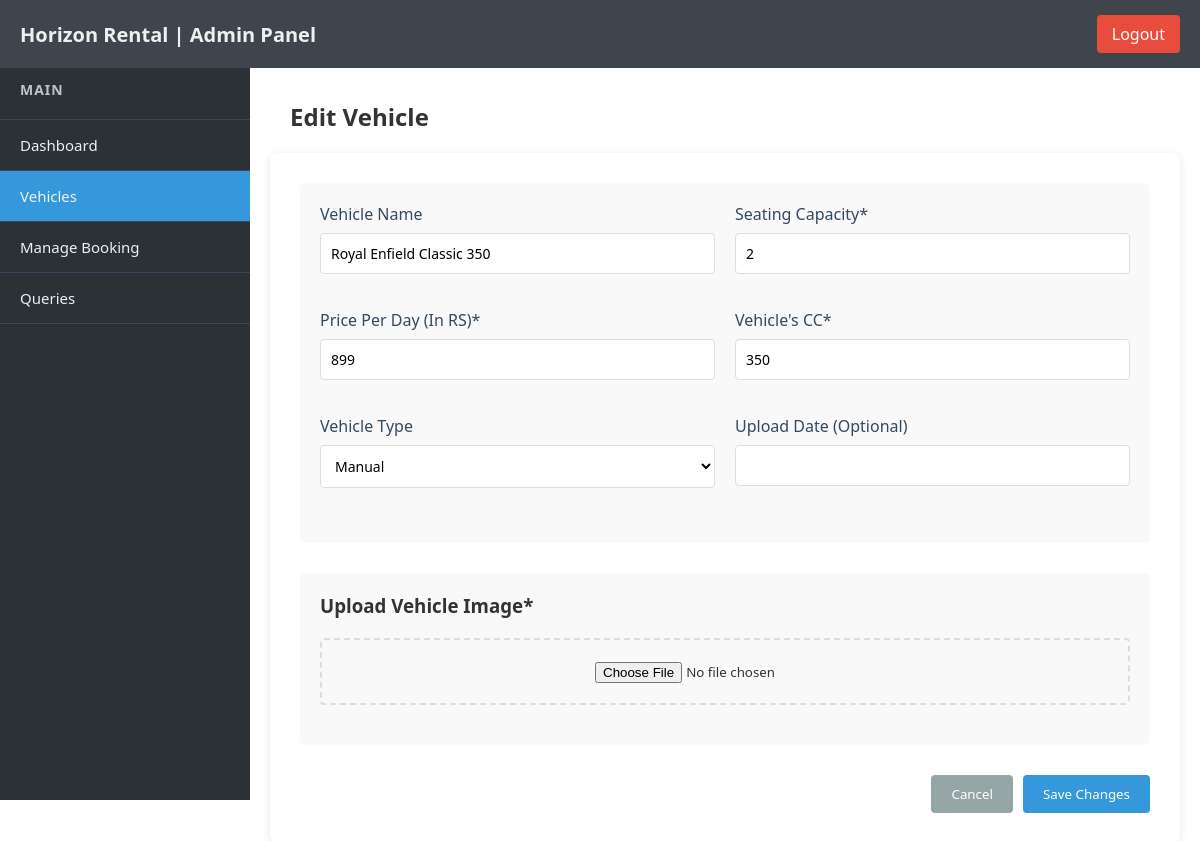
Page /admin/includes/edit_vehicle.php?edit_id=1 (signed in) on the committed database.
### tables this page shows
CREATE TABLE `tblvehicles` (
  `id` int(10) NOT NULL,
  `vehicleName` varchar(100) NOT NULL,
  `vehicleCC` int(20) NOT NULL,
  `seatingCapacity` int(20) NOT NULL,
  `vehicleType` varchar(100) NOT NULL,
  `vehicleImg` varchar(120) NOT NULL,
  `pricePerDay` int(20) NOT NULL,
  `updationDate` timestamp NOT NULL DEFAULT current_timestamp() ON UPDATE current_timestamp()
);

### admin/includes/edit_vehicle.php (the view, shortened to what this page needs)
<?php
include('config.php');
$vehicle = [];
if (isset($_GET['edit_id'])) {
    $edit_id = $_GET['edit_id'];
    $qry = "SELECT id, vehicleName, seatingCapacity, pricePerDay, vehicleCC, vehicleType FROM tblvehicles WHERE id = '$edit_id'";
    $run = mysqli_query($con, $qry);
    if (mysqli_num_rows($run) > 0) {
        $vehicle = mysqli_fetch_assoc($run);
    } else {
        echo "<script>alert('No Vehicle Found'); window.location.href='manage_vehicle.php';</script>";
    }
}
?>
<!DOCTYPE html>
<html lang="en">
<head>
    <link rel="stylesheet" href="/Horizon_Rentals/admin/assets/css/dashboard_style.css" />
</head>
<body>
    <nav class="top-nav">
        <h1>Horizon Rental | Admin Panel</h1>
        <a href="logout.php" class="logout-btn">Logout</a>
    </nav>
    <div class="container">
        <div class="sidebar">
            <div class="sidebar-header">
                <h3>MAIN</h3>
            </div>
            <ul class="nav-links">
                <li><a href="dashboard.php">Dashboard</a></li>
                <li class="dropdown active">
                    <a href="#">Vehicles</a>
                </li>
                <li><a href="bookings.php">Manage Booking</a></li>
                <li><a href="contactUs.php">Queries</a></li>
            </ul>
        </div>
        <div class="main-content">
            <h2 style="margin: 20px">Edit Vehicle</h2>
            <form class="add-vehicle-form" method="post" action="edit_vehicle.php" enctype="multipart/form-data">
                <div class="form-section">
                    <div class="form-row">
                        <div class="form-group">
                            <label for="vehicle-name">Vehicle Name</label>
                            <input type="text" id="vehicle-name" name="vehicle-name" value="<?php echo isset($vehicle['vehicleName']) ? $vehicle['vehicleName'] : ''; ?>" required>
                        </div>
                        <div class="form-group">
                            <label for="seating">Seating Capacity*</label>
                            <input type="number" id="seating" name="seating" min="1" value="<?php echo isset($vehicle['seatingCapacity']) ? $vehicle['seatingCapacity'] : ''; ?>" required>
                        </div>
                    </div>
                    <div class="form-row">
                        <div class="form-group">
                            <label for="price">Price Per Day (In RS)*</label>
                            <input type="text" id="price" name="price" pattern="[0-9]+" value="<?php echo isset($vehicle['pricePerDay']) ? $vehicle['pricePerDay'] : ''; ?>" required>
                        </div>
                        <div class="form-group">
                            <label for="cc">Vehicle's CC*</label>
                            <input type="text" id="cc" name="cc" pattern="[0-9]+" value="<?php echo isset($vehicle['vehicleCC']) ? $vehicle['vehicleCC'] : ''; ?>" required>
                        </div>
                    </div>
                    <div class="form-row">
                        <div class="form-group">
                            <label for="vehicle-type">Vehicle Type</label>
                            <select id="vehicle-type" name="vehicle-type" required>
                                <option value="Manual" <?php echo (isset($vehicle['vehicleType']) && $vehicle['vehicleType'] == 'Manual') ? 'selected' : ''; ?>>Manual</option>
                            </select>
                        </div>
                        <div class="form-group">
                            <label for="up_date">Upload Date (Optional)</label>
                            <input type="text" id="up_date">
                        </div>
                    </div>
                </div>
                <div class="form-section">
                    <h3>Upload Vehicle Image*</h3>
                    <div class="image-upload">
                        <input type="file" id="vehicle-image" accept="image/*" name="vehicle-image" required>
                    </div>
                </div>
                <div class="form-actions">
                    <button type="reset" class="btn btn-cancel">Cancel</button>
                    <button type="submit" class="btn btn-submit" name="update_vehicle">Save Changes</button>
                </div>
            </form>
        </div>
    </div>
</body>
</html>

### admin/assets/css/dashboard_style.css (style rules this page uses)
* { margin: 0; padding: 0; box-sizing: border-box; font-family: 'Segoe UI', Tahoma, Geneva, Verdana, sans-serif; }
body { color: #333; }
.top-nav { background-color: #3e454c; padding: 15px 20px; display: flex; justify-content: space-between; align-items: center; position: fixed; width: 100%; top: 0; z-index: 1000; }
.top-nav h1 { color: #ecf0f1; font-size: 20px; }
.logout-btn { background-color: #e74c3c; color: white; padding: 8px 15px; border-radius: 4px; text-decoration: none; font-weight: 500; transition: background-color 0.3s; }
.container { display: flex; min-height: 100vh; padding-top: 60px; }
.sidebar { width: 250px; background-color: #2c3136; color: #ecf0f1; height: calc(100vh - 60px); position: fixed; left: 0; top: 60px; }
.sidebar-header { padding: 20px; border-bottom: 1px solid #34495e; }
.sidebar-header h3 { font-size: 14px; color: #bdc3c7; letter-spacing: 1px; }
.nav-links { list-style: none; padding: 0; }
.nav-links li { padding: 15px 20px; border-bottom: 1px solid #34495e; transition: background-color 0.3s; }
.nav-links li.active { background-color: #3498db; }
.nav-links a { color: #ecf0f1; text-decoration: none; font-size: 15px; display: block; }
.dropdown { position: relative; }
.main-content { flex: 1; margin-left: 250px; padding: 20px; }
.add-vehicle-form { padding: 30px; border-radius: 8px; box-shadow: 0 2px 10px rgba(0, 0, 0, 0.1); max-width: 1200px; margin: 0 auto; }
.form-section { background-color: #f9f9f9; padding: 20px; margin-bottom: 30px; border-radius: 5px; }
.form-section h3 { margin-bottom: 20px; }
.form-row { display: grid; grid-template-columns: repeat(auto-fit, minmax(300px, 1fr)); gap: 20px; margin-bottom: 20px; }
.form-group { margin-bottom: 15px; }
.form-group label { display: block; margin-bottom: 8px; color: #34495e; font-weight: 500; }
.form-group input[type="text"], .form-group input[type="number"], .form-group select, .form-group textarea { width: 100%; padding: 10px; border: 1px solid #ddd; border-radius: 4px; font-size: 14px; }
.form-group select { background-color: white; }
.image-upload { border: 2px dashed #ddd; padding: 20px; text-align: center; border-radius: 4px; margin-bottom: 20px; }
.form-actions { display: flex; justify-content: flex-end; gap: 10px; margin-top: 20px; }
.btn { padding: 10px 20px; border: none; border-radius: 4px; cursor: pointer; font-weight: 500; transition: background-color 0.3s; }
.btn-cancel { background-color: #95a5a6; color: white; }
.btn-submit { background-color: #3498db; color: white; }

### rows in the picture
tblvehicles: vehicle-name "Royal Enfield Classic 350", seating "2", price "899", cc "350", vehicle-type "Manual"
